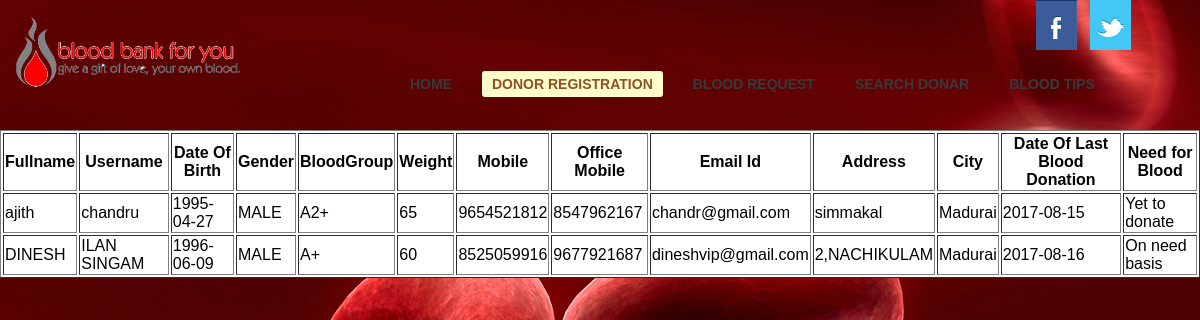
/update.php, run on the app's committed database.
### tables this page shows
CREATE TABLE IF NOT EXISTS `registration` (
  `Fullname` varchar(50) NOT NULL,
  `Username` varchar(50) NOT NULL,
  `Password` varchar(30) NOT NULL,
  `DOB` date NOT NULL,
  `Gender` varchar(10) NOT NULL,
  `Bloodgroup` varchar(5) NOT NULL,
  `Weight` int(11) NOT NULL,
  `Mobile` bigint(20) NOT NULL,
  `Off_Phone` bigint(20) NOT NULL,
  `Emailid` varchar(50) NOT NULL,
  `Address` varchar(60) NOT NULL,
  `City` varchar(30) NOT NULL,
  `DOLBD` date NOT NULL,
  `Donatedblood` varchar(30) NOT NULL
);

### update.php (the view, shortened to what this page needs)
<html>
<head>
<link rel="stylesheet" href="css/style.css" type="text/css" charset="utf-8" />
</head>
<body>
  <div id="header">
    <div id="connect"> <a href="#" class="facebook"></a> <a href="#" class="twitter"></a> </div>
    <a href="index.PHP" id="logo"><img src="images/logo_1457185690879.png" width="230" height="86" alt="" /></a>
  <ul id="navigation">
   <li><a href="home.html">HOME</a></li>
   <li class="selected Donor Registration"><a href="Registration.html">DONOR REGISTRATION</a></li>
      <li><a href="blood request.html">BLOOD REQUEST</a></li>
      <li><a href="search donor.html">SEARCH DONAR</a></li>
      <li><a href="blood tips.html">BLOOD TIPS</a></li>
    </ul>
  </div>
<?php
$extract=mysql_query("select * from registration");
echo "<table border='1' bgcolor='#FFFFFF'>";
echo "<tr>
<th>Fullname</th>
<th>Username</th>
<th>Date Of Birth</th>
<th>Gender</th>
<th>BloodGroup</th>
<th>Weight</th>
<th>Mobile</th>
<th>Office Mobile</th>
<th>Email Id</th>
<th>Address</th>
<th>City</th>
<th>Date Of Last Blood Donation</th>
<th>Need for Blood</th>
</tr>";
while($row=mysql_fetch_array($extract))
{
	echo "<tr>
	<td>$row[0]</td>
	<td>$row[1]</td>
	<td>$row[3]</td>
	<td>$row[4]</td>
	<td>$row[5]</td>
	<td>$row[6]</td>
	<td>$row[7]</td>
	<td>$row[8]</td>
	<td>$row[9]</td>
	<td>$row[10]</td>
	<td>$row[11]</td>
	<td>$row[12]</td>
	<td>$row[13]</td>
	</tr>";
}
echo "</table>";
?>
 </body>
 </html>

### css/style.css (style rules this page uses)
html { font-family:Arial, Helvetica, sans-serif; }
body { background:url(../images/blood-full-size-hd-725748.jpg) center top; background-repeat:no-repeat; height:auto; margin:0 auto; }
img { border:0; }
#header { display:inline-block; padding-top: 0; padding-right: 0; padding-bottom: 10px; padding-left: 0; }
#logo { float:left; display:block; height:100px; width:300px; margin-top: 10px; margin-right: 40px; margin-bottom: 10px; margin-left: 10px; }
#connect { float:right; margin-right:60px; }
#connect a { background:url(../images/icons.gif) no-repeat; display:inline-block; height:50px; width:50px; }
#connect .facebook { background-position:0 0; }
#connect .twitter { background-position:-51px 0; }
#navigation { float:right; display:inline-block; height:20px; width:800px; list-style:none; margin-top: 15px; margin-right: 10px; margin-bottom: 12px; margin-left: 0; padding-top: 2px; padding-right: 0; padding-bottom: 0; padding-left: 0; }
#navigation li { float:left; font-size:14px; line-height:26px; margin:0 10px; text-align:center; }
#navigation a { color:#393939; font-weight:bold; padding:5px 10px; text-decoration:none; }
#navigation a:hover, #navigation li.selected a { background-color:#a6e5f6; color:#1b6d9d; border-radius:3px; }
#navigation li.Registration a { background-color:#fffeca; color:#8d5226; }

### data on the page
registration: Fullname "ajith", Username "chandru", DOB "1995-04-27", Gender "MALE", Bloodgroup "A2+", Weight "65", Mobile "9654521812", Off_Phone "8547962167", Emailid "chandr@gmail.com", Address "simmakal", City "Madurai", DOLBD "2017-08-15", Donatedblood "Yet to donate"
registration: Fullname "DINESH", Username "ILAN SINGAM", DOB "1996-06-09", Gender "MALE", Bloodgroup "A+", Weight "60", Mobile "8525059916", Off_Phone "9677921687", Emailid "dineshvip@gmail.com", Address "2,NACHIKULAM", City "Madurai", DOLBD "2017-08-16", Donatedblood "On need basis"
